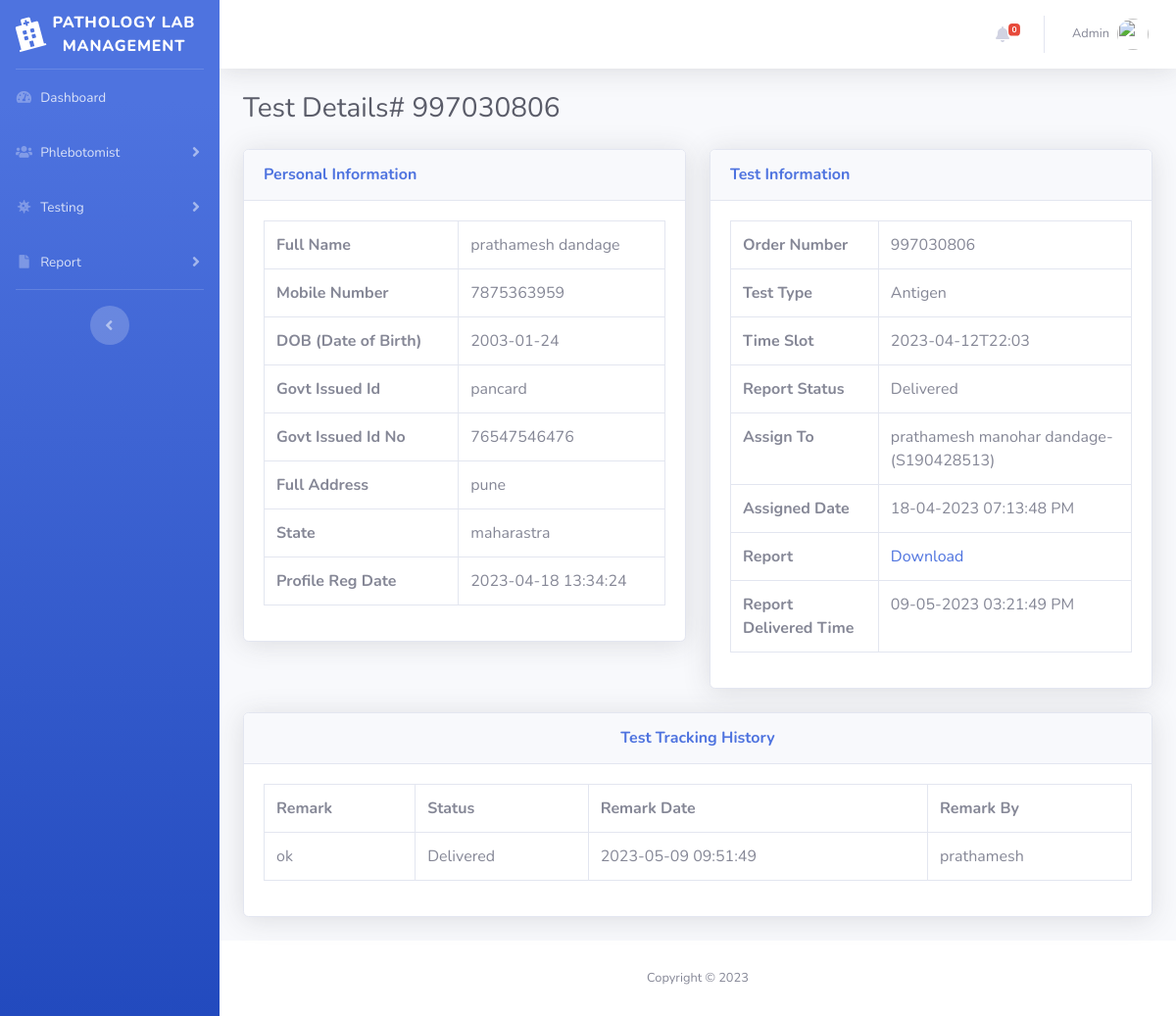
The page /test-details.php?tid=10&&oid=997030806 (signed in) on the database its author committed.
### tables this page shows
CREATE TABLE `tbltestrecord` (
  `id` int(11) NOT NULL,
  `OrderNumber` bigint(14) DEFAULT NULL,
  `PatientMobileNumber` bigint(14) DEFAULT NULL,
  `TestType` varchar(100) DEFAULT NULL,
  `TestTimeSlot` varchar(120) DEFAULT NULL,
  `ReportStatus` varchar(100) DEFAULT NULL,
  `FinalReport` varchar(150) DEFAULT NULL,
  `ReportUploadTime` varchar(200) DEFAULT NULL,
  `RegistrationDate` timestamp NULL DEFAULT current_timestamp(),
  `AssignedtoEmpId` varchar(150) DEFAULT NULL,
  `AssigntoName` varchar(180) DEFAULT NULL,
  `AssignedTime` varchar(100) DEFAULT NULL
);

CREATE TABLE `tblpatients` (
  `id` int(11) NOT NULL,
  `FullName` varchar(120) DEFAULT NULL,
  `MobileNumber` bigint(12) DEFAULT NULL,
  `DateOfBirth` date DEFAULT NULL,
  `GovtIssuedId` varchar(150) DEFAULT NULL,
  `GovtIssuedIdNo` varchar(150) DEFAULT NULL,
  `FullAddress` varchar(255) DEFAULT NULL,
  `State` varchar(200) DEFAULT NULL,
  `RegistrationDate` timestamp NOT NULL DEFAULT current_timestamp()
);

CREATE TABLE `tblreporttracking` (
  `id` int(11) NOT NULL,
  `OrderNumber` bigint(40) DEFAULT NULL,
  `Remark` varchar(255) DEFAULT NULL,
  `Status` varchar(120) DEFAULT NULL,
  `PostingTime` timestamp NULL DEFAULT current_timestamp(),
  `RemarkBy` int(5) DEFAULT NULL
);

### test-details.php (the view, shortened to what this page needs)
<?php session_start();
include_once('includes/config.php');
if (strlen($_SESSION['aid']==0)) {
  header('location:logout.php');
  } else{
?>
<!DOCTYPE html>
<html lang="en">
<head>
    <link href="vendor/fontawesome-free/css/all.min.css" rel="stylesheet" type="text/css">
    <link href="css/sb-admin-2.min.css" rel="stylesheet">
</head>
<body id="page-top">
    <div id="wrapper">
<?php include_once('includes/sidebar.php');?>
        <div id="content-wrapper" class="d-flex flex-column">
            <div id="content">
          <?php include_once('includes/topbar.php');?>
                <div class="container-fluid">
                    <h1 class="h3 mb-4 text-gray-800">Test Details# <?php echo intval($_GET['oid']);?></h1>
<div class="row">
<?php
$testid=intval($_GET['tid']);
$query=mysqli_query($con,"select * from tbltestrecord
join tblpatients on tblpatients.MobileNumber=tbltestrecord.PatientMobileNumber
where  tbltestrecord.id='$testid'");
while($row=mysqli_fetch_array($query)){
    ?>
                        <div class="col-lg-6">
                            <div class="card shadow mb-4">
                                <div class="card-header py-3">
                                    <h6 class="m-0 font-weight-bold text-primary">Personal Information</h6>
                                </div>
                                <div class="card-body">
 <table class="table table-bordered"  width="100%" cellspacing="0">
    <tr>
    <th>Full Name</th>
    <td><?php echo $row['FullName'];?></td>
    </tr>
     <tr>
    <th>Mobile Number</th>
    <td><?php echo $row['MobileNumber'];?></td>
    </tr>
     <tr>
    <th>DOB (Date of Birth)</th>
    <td><?php echo $row['DateOfBirth'];?></td>
    </tr>
     <tr>
    <th>Govt Issued Id</th>
    <td><?php echo $row['GovtIssuedId'];?></td>
    </tr>
     <tr>
    <th>Govt Issued Id No</th>
    <td><?php echo $row['GovtIssuedIdNo'];?></td>
    </tr>
     <tr>
    <th>Full Address</th>
    <td><?php echo $row['FullAddress'];?></td>
    </tr>
    <tr>
    <th>State</th>
    <td><?php echo $row['State'];?></td>
    </tr>
    <tr>
    <th>Profile Reg Date</th>
    <td><?php echo $row['RegistrationDate'];?></td>
    </tr>
 </table>
                                </div>
                            </div>
                        </div>
                         <div class="col-lg-6">
                            <div class="card shadow mb-4">
                                <div class="card-header py-3">
                                    <h6 class="m-0 font-weight-bold text-primary">Test Information</h6>
                                </div>
                                <div class="card-body">
 <table class="table table-bordered"  width="100%" cellspacing="0">
    <tr>
    <th>Order Number</th>
    <td><?php echo $row['OrderNumber'];?></td>
    </tr>
    <tr>
    <th>Test Type</th>
    <td><?php echo $row['TestType'];?></td>
    </tr>
    <tr>
    <th>Time Slot</th>
    <td><?php echo $row['TestTimeSlot'];?></td>
    </tr>
 <tr>
    <th>Report Status</th>
    <td><?php if($row['ReportStatus']==''):
              echo "Not Processed yet";
          else:
           echo $row['ReportStatus'];
          endif;
    ?></td>
    </tr>
<?php if($row['AssignedtoEmpId']!=''):?>
  <tr>
    <th>Assign To</th>
    <td><?php echo $row['AssigntoName'];?>-(<?php echo $row['AssignedtoEmpId'];?>)</td>
    </tr>
    <tr>
    <th>Assigned Date</th>
    <td><?php echo $row['AssignedTime'];?></td>
    </tr>
<?php endif;?>
<?php if($row['FinalReport']!=''):?>
  <tr>
    <th>Report</th>
    <td><a href="reportfiles/<?php echo $row['FinalReport'];?>" target="_blank">Download</a></td>
    </tr>
    <tr>
    <th>Report Delivered Time</th>
    <td><?php echo $row['ReportUploadTime'];?></td>
    </tr>
<?php endif;?>
</table>
                                </div>
                            </div>
                        </div>
                    </div>
                <?php } ?>
<?php
$orderid=intval($_GET['oid']);
$ret=mysqli_query($con,"select * from tblreporttracking
join tbladmin on tbladmin.ID=tblreporttracking.RemarkBy
where tblreporttracking.OrderNumber='$orderid'");
$num=mysqli_num_rows($ret);
?>
<div class="row">
                         <div class="col-lg-12">
                            <div class="card shadow mb-4">
                                <div class="card-header py-3">
                                    <h6 class="m-0 font-weight-bold text-primary" align="center">Test  Tracking History</h6>
                                </div>
                                <div class="card-body">
<?php if($num>0){
?>
 <table class="table table-bordered"  width="100%" cellspacing="0">
<tr>
    <th>Remark</th>
    <th>Status</th>
    <th>Remark Date</th>
    <th>Remark By</th>
<?php while($result=mysqli_fetch_array($ret)){?>
</tr>
    <tr>
    <td><?php echo $result['Remark'];?></td>
    <td><?php echo $result['Status'];?></td>
    <td><?php echo $result['PostingTime'];?></td>
    <td><?php echo $result['AdminName'];?></td>
    </tr>
<?php } ?>
</table>
         <?php
     } else { ?>
<h4 align="center" style="color:red"> No Tracking history found </h4>
         <?php } ?>
                                </div>
                            </div>
                        </div>
                    </div>
                </div>
            </div>
           <?php include_once('includes/footer.php');?>
        </div>
    </div>
</body>
</html>
<?php } ?>

### includes/topbar.php (shortened to what this page needs)
      <nav class="navbar navbar-expand navbar-light bg-white topbar mb-4 static-top shadow">
            <?php if($_SESSION['aid']):?>
                    <ul class="navbar-nav ml-auto">
<?php $query=mysqli_query($con,"select * from tbltestrecord where ReportStatus is null");
$count=mysqli_num_rows($query);
?>
                        <li class="nav-item dropdown no-arrow mx-1">
                            <a class="nav-link dropdown-toggle" href="#" id="alertsDropdown" role="button"
                                data-toggle="dropdown" aria-haspopup="true" aria-expanded="false">
                                <i class="fas fa-bell fa-fw"></i>
                                <span class="badge badge-danger badge-counter"><?php echo $count;?></span>
                            </a>
                        </li>
                        <li class="nav-item dropdown no-arrow">
                            <a class="nav-link dropdown-toggle" href="#" id="userDropdown" role="button"
                                data-toggle="dropdown" aria-haspopup="true" aria-expanded="false">
                <?php
$adid=$_SESSION['aid'];
$ret1=mysqli_query($con,"select AdminName from tbladmin where ID='$adid'");
while($row1=mysqli_fetch_array($ret1)){
?>
                                <span class="mr-2 d-none d-lg-inline text-gray-600 small"><?php  echo $row1['AdminName'];?></span>
                           <?php } ?>
                                <img class="img-profile rounded-circle"
                                    src="img/undraw_profile.svg">
                            </a>
                        </li>
                    </ul>
                <?php endif;?>
                </nav>

### rows shown on the page
tbltestrecord: tblpatients.FullName "prathamesh dandage", tblpatients.MobileNumber "7875363959", tblpatients.DateOfBirth "2003-01-24", tblpatients.GovtIssuedId "pancard", tblpatients.GovtIssuedIdNo "76547546476", tblpatients.FullAddress "pune", tblpatients.State "maharastra", tblpatients.RegistrationDate "2023-04-18 13:34:24", OrderNumber "997030806", TestType "Antigen", TestTimeSlot "2023-04-12T22:03", ReportStatus "Delivered", AssigntoName "prathamesh manohar dandage", AssignedtoEmpId "S190428513", AssignedTime "18-04-2023 07:13:48 PM", ReportUploadTime "09-05-2023 03:21:49 PM"
tblreporttracking: Remark "ok", Status "Delivered", PostingTime "2023-05-09 09:51:49", tbladmin.AdminName "prathamesh"

### other values the page prints
$count "0"
$row1['AdminName'] "Admin"
$_GET['oid'] "997030806"
